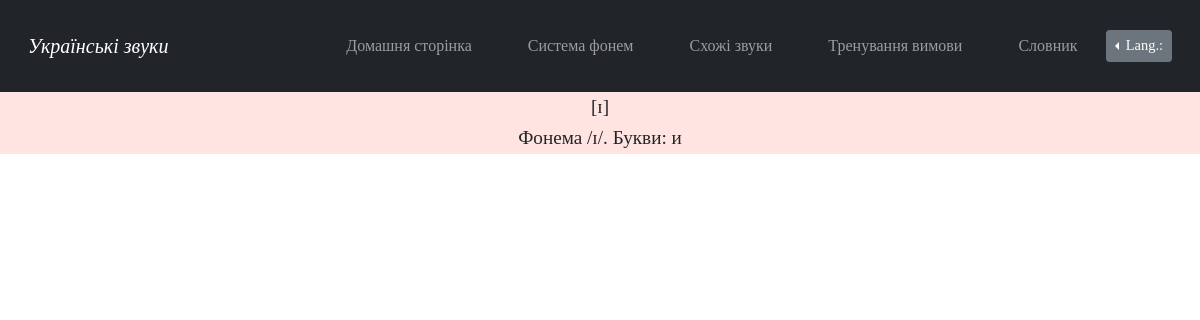
Before: /sound_ɪ with the older database file.
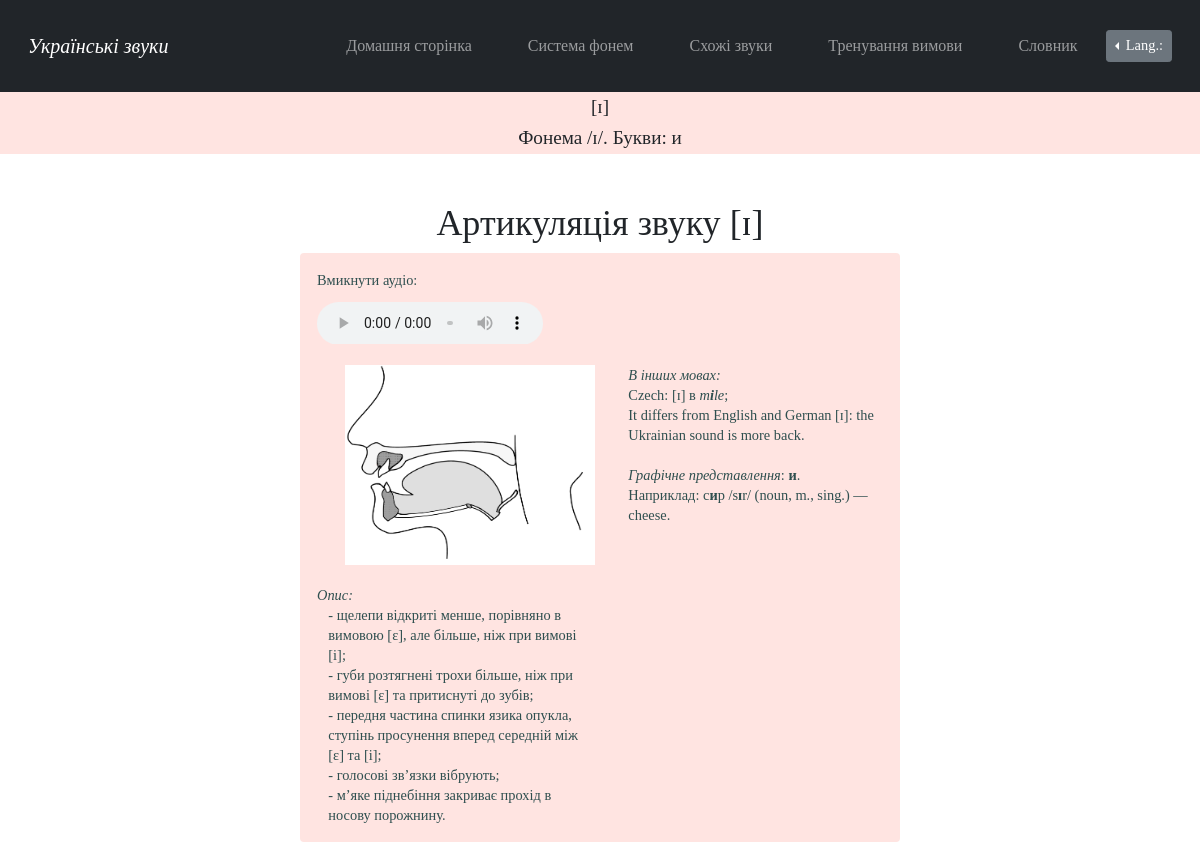
After: the same page with the newer database file.
### main/models.py (models this page shows)
class InformationAboutVowels(models.Model):
    id = models.AutoField('id', primary_key=True)
    sound = models.CharField('звук', max_length=5)
    row = models.TextField('ряд', default='')
    description = models.TextField('опис вимови')
    eng_description = models.TextField('англ. опис вимови', default='')
    image = models.ImageField('ілюстрація вимови', upload_to="media")
    audio = models.FileField(upload_to='documents/', default='')
    male_audio = models.FileField(upload_to='documents/', default='')

### main/views.py (called while the page is built)
def sound_y(request):
    information = InformationAboutVowels.objects.filter(sound__contains='ɪ')
    return render(request, 'main/sound_y.html', {'information': information})

### main/templates/main/sound_y.html (shortened to what this page needs)
{% extends 'main/pattern_for_vowels.html' %}
{% load i18n %}
{% load static %}
{% block lang_switch %}
<div class="dropleft">
      <button class="btn btn-secondary btn-sm dropdown-toggle" type="button" id="dropdownMenuButton"
              data-toggle="dropdown" aria-haspopup="true" aria-expanded="false">
        {% translate "Lang.:" %}
      </button>
            {% get_current_language as LANGUAGE_CODE %}
            {% get_available_languages as LANGUAGES %}
            {% get_language_info_list for LANGUAGES as languages %}
    </div>
{% endblock %}
{% block sound %}[ɪ]{% endblock %}
{% block phoneme %}/ɪ/{% endblock %}
{% block letter %}и{% endblock %}
{% block examples %}<i>{% translate "In other languages:" %}</i>
{% translate "Czech:" %} [ɪ] {% translate "in" %} <i>m<b>i</b>le</i>;
{% translate "It differs from English and German [ɪ]: the Ukrainian sound is more back" %}.
<i>{% translate "Pertinent letter/s" %}</i>: <b>и</b>.
{% translate "For example" %}: с<b>и</b>р /s<b>ɪ</b>r/ (noun, m., sing.) — cheese.
{% endblock %}

### main/templates/main/pattern_for_vowels.html (shortened to what this page needs)
{% extends 'main/pattern.html' %}
{% load i18n %}
{% load static %}
{% block stylesheet %}<link rel="stylesheet" href="{% static 'main/css/pattern_separate_sounds.css' %}">{% endblock %}
{% block content %}
<main>
    <div class="header">
        <h2>{% block sound %}{% endblock %}</h2>
        <h3>{% translate "Phoneme" %} {% block phoneme %}{% endblock %}.
            {% translate "Letters:" %} {% block letter %}{% endblock %}</h3>
    </div>
    <div class="main_content">
        {% for el in information%}
        {% get_current_language as LANGUAGE_CODE %}
        <h3>{% translate "Articulation of the sound" %} {{el.sound}}</h3>
            <div class="alert alert-custom  fade in alert-dismissable show mt-2">
                <figure><figcaption>{% translate "Play the audio:" %}</figcaption>
                    <audio controls src={{el.audio.url}}>
                    </audio>
                </figure>
                <img src={{el.image.url}} alt="Звук">
                <p class="examples" id="examples">{% block examples %}{% endblock %}<br></p>
                <p><i>{% translate "Description:" %}</i></p>
                {% if LANGUAGE_CODE == "uk" %}
                    <p class = "description" id="description">{{el.description}}</p>
                {%else%}
                    <p class = "description" id="description2">{{el.eng_description}}</p>
                {%endif%}
            </div>
        {%endfor%}
    </div>
</main>
{% endblock %}

Changed rows visible on the page:
added InformationAboutVowels: sound "[ɪ]", image (picture), description "- щелепи відкриті менше, порівняно в вимовою [ɛ], але більше, ніж при вимові [i]; - губи розтягнені трохи більше, ніж при вимові [ɛ] та притиснуті до зубів; - передня частина спинки язика опукла, ступінь просунення вперед середній між [ɛ] та [i]; - голосові зв’язки вібрують; - м’яке піднебіння закриває прохід в носову порожнину."
